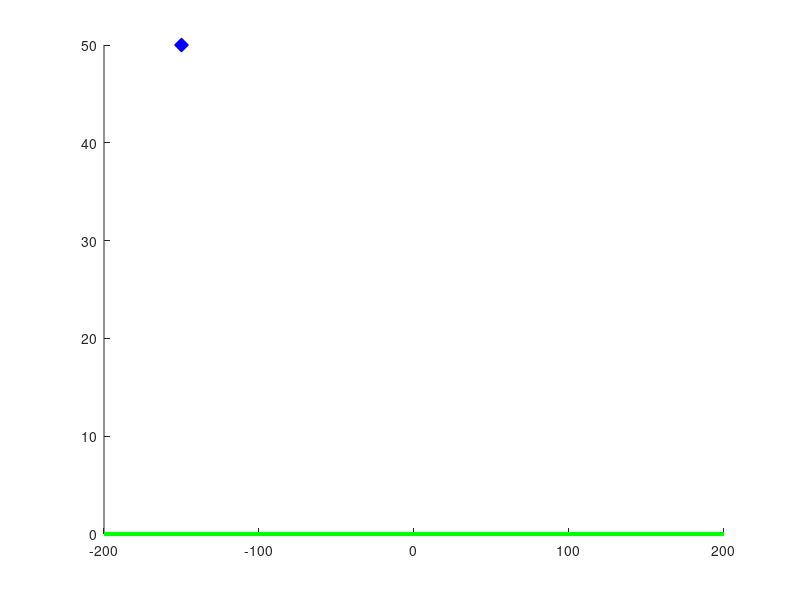

This figure's MATLAB source: (Note: this script raises an error after producing the figure.)
% getOnPath.m
%
% Demonstrate UAV getting onto straight GVF path
%



clc
clear
close all

obstacle = false;

xs = -150;
ys = 50;
heading = 0;
dt = 0.1;
velocity = 20;



lateralDistance = {};
Hs = [1,25,50];
hold on
plot([-200,200],[0,0],'g','linewidth',3);
plot(xs,ys,'db','markersize',10,'markerfacecolor','b');


for i = 1:length(Hs)


vf = vectorField();

%Goal Path
vf = vf.navf('line');
vf.avf{1}.angle = pi/2;
vf.NormSummedFields = false;
vf.avf{1}.H = Hs(i);
vf.avf{1}.normComponents = false;
vf.normAttractiveFields = false;
vf = vf.xydomain(150,0,0,30);



if obstacle
    vf = vf.nrvf('circ');
    vf.rvf{1}.r = 0.01;
    vf.rvf{1}.H = 0;
    vf.rvf{1}.G = -1;
    vf.rvf{1}.y = 0;
    vf.rvf{1}.decayR = 119;
end





%Create UAV class instance
uav = UAV();
uav = uav.setup(xs,ys,velocity,heading,dt);

%UAV plot settings
uav.plotHeading = false;
uav.plotCmdHeading = false;
uav.plotUAV = false;
uav.plotUAVPath = true;
uav.plotFlightEnv = false;

latDist = [];
time = [];
while uav.x<150
        [u,v]=vf.heading(uav.x,uav.y);
        heading_cmd = atan2(v,u);
        uav = uav.update_pos(heading_cmd);
        latDist = [latDist,uav.y];
        time = [time,uav.t];
        
    
end

lateralDistance{i} = [latDist;time]';

hold on
set(gca,'fontsize',12);
% vf.pltff();
% uav.pltUAV();
plot(uav.xs,uav.ys,'linewidth',2);
% plot(uav.xs(1),uav.ys(1),'db','markersize',10,'markerfacecolor','b');
% plot(uav.xs(end),uav.ys(end),'sr','markersize',10,'markerfacecolor','r');
xlabel('x');
ylabel('y');
% legend({'Guidance','Path','UAV Path','UAV Start','UAV End'});

axis equal
axis([-200,200,-50,150]);
xticks(-200:50:300);



end


names{1} = 'Planned Path';
names{2} = 'UAV Start';

for j=1:length(Hs)
    names{j+2} = strcat('H = ',num2str(Hs(j)));
    
end

plot([148.4,150],[0,-25],'sr','markersize',10,'markerfacecolor','r');
names{end+1} = 'UAV End';
leg = legend(names);


figure
for i =1:length(lateralDistance)
   
    hold on
    plot(lateralDistance{i}(:,2),lateralDistance{i}(:,1),'linewidth',2);
    set(gca,'fontsize',12);
    xlabel('time [s]');
    ylabel('Lateral Error [m]');
    axis([0,15,-50,50]);
    grid on
    
    names{i} = strcat('H=',num2str(Hs(i)));
end

legend(names);








